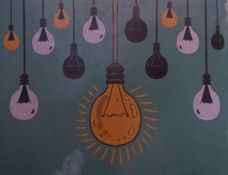
#> input picture input/picture.jpg, 228 x 175 px
$ python 'Template Matching.py'
#> lines starting #> are read from the running program, lines starting #| are printed output that depends on the picture; after the words box and inside, x2 and y2 are one past the last pixel; in counts of white or black regions, pixels touching at a corner belong together
#Template Matching
'''Basic Version of Object Detection.
The idea here is to find identical regions of an image that
match a template we provide, giving a certain threshold.'''


import cv2
import numpy as np

img = cv2.imread('input/picture.jpg')
#> img is the input picture: shape (175, 228, 3); mean B, G, R 81.8, 76, 77.1
img_gray = cv2.cvtColor(img, cv2.COLOR_BGR2GRAY)
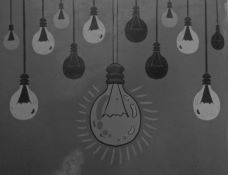
#> img_gray: shape (175, 228); min 18, max 151, mean 77

template = cv2.imread('input/template.jpg', 0)
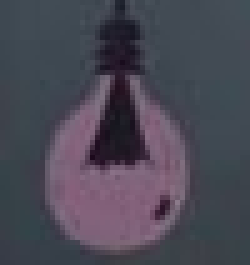
#> input picture input/template.jpg, 50 x 53 px (shown 5 times larger)
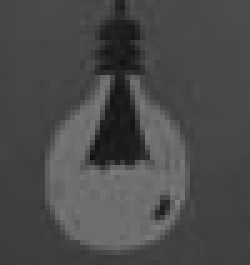
#> template: shape (53, 50) (shown 5 times larger); min 17, max 129, mean 74.3

w, h = template.shape[::-1]
#> w = 50; h = 53

res = cv2.matchTemplate(img_gray, template, cv2.TM_CCOEFF_NORMED)
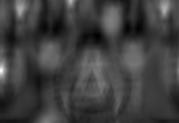
#> res: shape (123, 179) float32; min -0.366, max 0.961, mean -0.0346; drawn with min black and max white
threshold = 0.5 #Vary using trial & error
loc = np.where(res >= threshold)
#> loc = 57 positions, rows 0 to 75, columns 0 to 165

for pt in zip(*loc[::-1]):
	cv2.rectangle(img, pt, (pt[0]+w, pt[1]+h), (0, 255, 255), 1)
#> this loop made 57 passes
#> pt on passes 1 to 12: (69, 0), (70, 0), (71, 0), (70, 1), (71, 1), (164, 7), (165, 7), (163, 8), (164, 8), (165, 8), (20, 9), (163, 9)
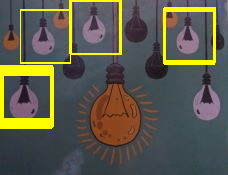
#> img: shape (175, 228, 3); 7.79% of pixels changed, all inside (x1, y1, x2, y2) = (0, 0, 216, 129)

cv2.imshow('Detected', img)
cv2.imwrite('output/detected.jpg', img)
cv2.waitKey(0)
cv2.destroyAllWindows()


'''  methods:

cv2.TM_CCOEFF
cv2.TM_CCOEFF_NORMED
cv2.TM_CCORR
cv2.TM_CCORR_NORMED
cv2.TM_SQDIFF
cv2.TM_SQDIFF_NORMED

'''
